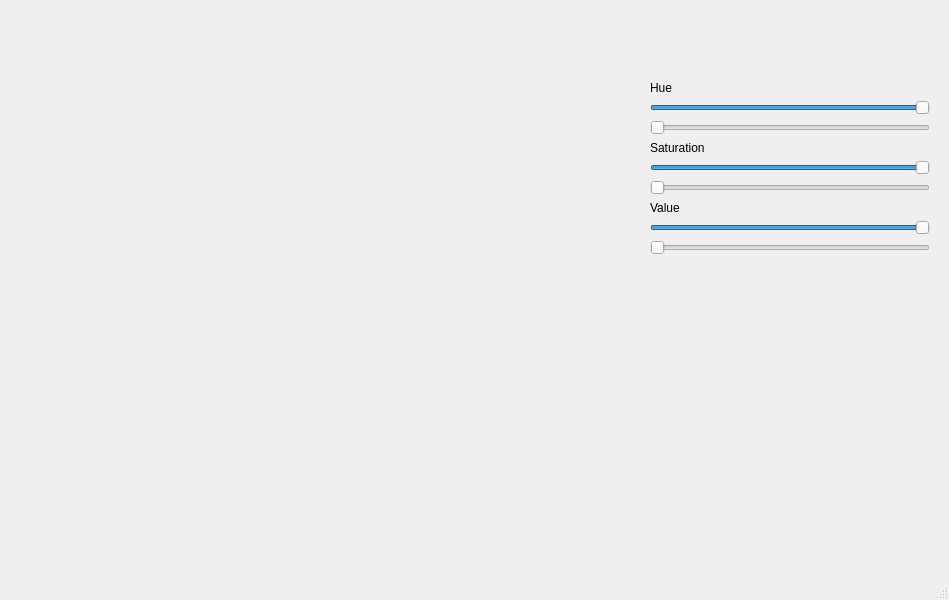
<?xml version="1.0" encoding="UTF-8"?>
<ui version="4.0">
 <class>MainWindow</class>
 <widget class="QMainWindow" name="MainWindow">
  <property name="geometry">
   <rect>
    <x>0</x>
    <y>0</y>
    <width>949</width>
    <height>600</height>
   </rect>
  </property>
  <property name="windowTitle">
   <string>MainWindow</string>
  </property>
  <widget class="QWidget" name="centralwidget">
   <widget class="QLabel" name="degrees">
    <property name="geometry">
     <rect>
      <x>650</x>
      <y>20</y>
      <width>57</width>
      <height>14</height>
     </rect>
    </property>
    <property name="text">
     <string/>
    </property>
   </widget>
   <widget class="QSlider" name="upperHue">
    <property name="geometry">
     <rect>
      <x>650</x>
      <y>100</y>
      <width>280</width>
      <height>16</height>
     </rect>
    </property>
    <property name="maximum">
     <number>180</number>
    </property>
    <property name="value">
     <number>180</number>
    </property>
    <property name="orientation">
     <enum>Qt::Horizontal</enum>
    </property>
   </widget>
   <widget class="QSlider" name="lowerHue">
    <property name="geometry">
     <rect>
      <x>650</x>
      <y>120</y>
      <width>280</width>
      <height>16</height>
     </rect>
    </property>
    <property name="maximum">
     <number>180</number>
    </property>
    <property name="orientation">
     <enum>Qt::Horizontal</enum>
    </property>
   </widget>
   <widget class="QSlider" name="upperSaturation">
    <property name="geometry">
     <rect>
      <x>650</x>
      <y>160</y>
      <width>280</width>
      <height>16</height>
     </rect>
    </property>
    <property name="maximum">
     <number>255</number>
    </property>
    <property name="sliderPosition">
     <number>255</number>
    </property>
    <property name="orientation">
     <enum>Qt::Horizontal</enum>
    </property>
   </widget>
   <widget class="QSlider" name="lowerSaturation">
    <property name="geometry">
     <rect>
      <x>650</x>
      <y>180</y>
      <width>280</width>
      <height>16</height>
     </rect>
    </property>
    <property name="maximum">
     <number>255</number>
    </property>
    <property name="orientation">
     <enum>Qt::Horizontal</enum>
    </property>
   </widget>
   <widget class="QSlider" name="upperValue">
    <property name="geometry">
     <rect>
      <x>650</x>
      <y>220</y>
      <width>280</width>
      <height>16</height>
     </rect>
    </property>
    <property name="maximum">
     <number>255</number>
    </property>
    <property name="sliderPosition">
     <number>255</number>
    </property>
    <property name="orientation">
     <enum>Qt::Horizontal</enum>
    </property>
   </widget>
   <widget class="QSlider" name="lowerValue">
    <property name="geometry">
     <rect>
      <x>650</x>
      <y>240</y>
      <width>280</width>
      <height>16</height>
     </rect>
    </property>
    <property name="maximum">
     <number>255</number>
    </property>
    <property name="sliderPosition">
     <number>0</number>
    </property>
    <property name="orientation">
     <enum>Qt::Horizontal</enum>
    </property>
   </widget>
   <widget class="QLabel" name="videoFeed">
    <property name="geometry">
     <rect>
      <x>0</x>
      <y>20</y>
      <width>640</width>
      <height>480</height>
     </rect>
    </property>
    <property name="text">
     <string/>
    </property>
   </widget>
   <widget class="QLabel" name="label">
    <property name="geometry">
     <rect>
      <x>650</x>
      <y>80</y>
      <width>31</width>
      <height>16</height>
     </rect>
    </property>
    <property name="text">
     <string>Hue</string>
    </property>
   </widget>
   <widget class="QLabel" name="label_2">
    <property name="geometry">
     <rect>
      <x>650</x>
      <y>140</y>
      <width>71</width>
      <height>16</height>
     </rect>
    </property>
    <property name="text">
     <string>Saturation</string>
    </property>
   </widget>
   <widget class="QLabel" name="label_3">
    <property name="geometry">
     <rect>
      <x>650</x>
      <y>200</y>
      <width>41</width>
      <height>16</height>
     </rect>
    </property>
    <property name="text">
     <string>Value</string>
    </property>
   </widget>
  </widget>
  <widget class="QMenuBar" name="menubar">
   <property name="geometry">
    <rect>
     <x>0</x>
     <y>0</y>
     <width>949</width>
     <height>19</height>
    </rect>
   </property>
  </widget>
  <widget class="QStatusBar" name="statusbar"/>
 </widget>
 <resources/>
 <connections/>
</ui>
